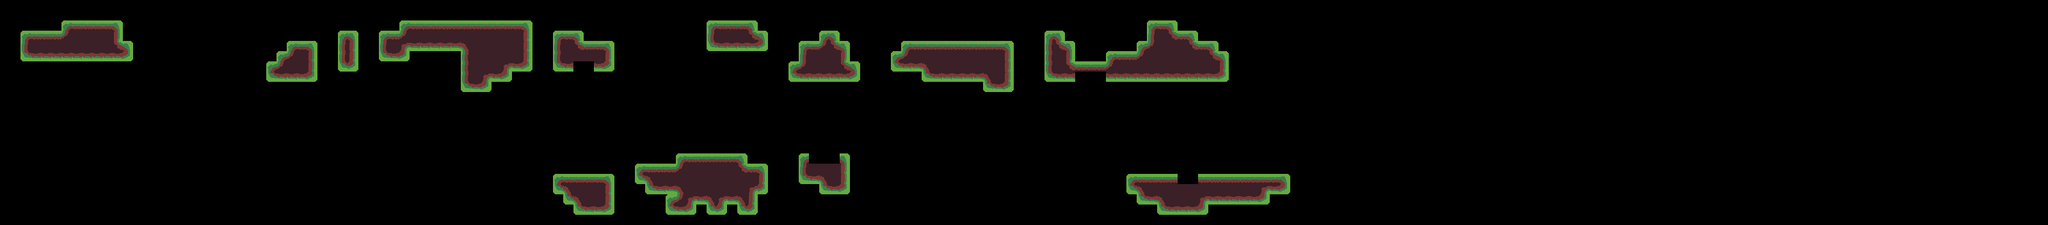

This is a level from a 2D game, rendered from its Tiled map with the project's own tilesets. A one-line summary and the map file follow, with tile-layer data summarised:
An orthogonal 200x22 tile map with 16x16 px tiles, 1 tile layer (Tile Layer 1) and 56 objects (tutorial_jump, tutorial_longjump, tutorial_walk).

<map version="1.5" tiledversion="1.7.2" orientation="orthogonal" renderorder="right-down" width="200" height="22" tilewidth="16" tileheight="16" infinite="0" nextlayerid="8" nextobjectid="182">
 <tileset firstgid="1" source="tileset_grass.tsx" />
 <layer id="1" name="Tile Layer 1" width="200" height="22">
  <data>[4400 cells, 479 non-empty, 25 distinct tile ids]</data>
 </layer>
 <objectgroup id="2" name="Entities">
  <object id="99" gid="2147483694" x="1120" y="240" width="16" height="16" />
  <object id="100" gid="50" x="896" y="112" width="16" height="16" />
  <object id="101" gid="50" x="912" y="112" width="16" height="16" />
  <object id="102" gid="45" x="896" y="256" width="16" height="16" />
  <object id="103" gid="45" x="912" y="256" width="16" height="16" />
  <object id="104" gid="49" x="1296" y="256" width="16" height="16" />
  <object id="105" gid="49" x="1264" y="256" width="16" height="16" />
  <object id="106" gid="49" x="1280" y="256" width="16" height="16" />
  <object id="107" gid="45" x="1120" y="112" width="16" height="16" />
  <object id="109" gid="45" x="1152" y="112" width="16" height="16" />
  <object id="110" gid="45" x="1136" y="112" width="16" height="16" />
  <object id="144" gid="3221225518" x="1488" y="144" width="16" height="16" />
  <object id="145" gid="3221225518" x="1568" y="160" width="16" height="16" />
  <object id="146" gid="45" x="1488" y="192" width="16" height="16" />
  <object id="147" gid="45" x="1472" y="192" width="16" height="16" />
  <object id="148" gid="45" x="1552" y="208" width="16" height="16" />
  <object id="149" gid="45" x="1536" y="208" width="16" height="16" />
  <object id="150" gid="50" x="1680" y="128" width="16" height="16" />
  <object id="151" gid="50" x="1696" y="128" width="16" height="16" />
  <object id="152" gid="50" x="1712" y="128" width="16" height="16" />
  <object id="153" gid="3221225518" x="1776" y="144" width="16" height="16" />
  <object id="157" gid="2147483694" x="1917.5" y="272" width="16" height="16" />
  <object id="170" gid="49" x="1840" y="288" width="16" height="16" />
  <object id="171" gid="49" x="1856" y="288" width="16" height="16" />
  <object id="173" gid="2147483694" x="2000" y="272" width="16" height="16" />
  <object id="175" gid="45" x="1984" y="272" width="16" height="16" />
  <object id="176" gid="45" x="1984" y="256" width="16" height="16" />
  <object id="178" gid="45" x="1968" y="256" width="16" height="16" />
  <object id="179" gid="45" x="1968" y="272" width="16" height="16" />
  <object id="180" gid="42" x="64" y="112" width="16" height="16" />
 </objectgroup>
 <objectgroup id="5" name="Colliders">
  <object id="117" x="32" y="64" width="176" height="32" />
  <object id="118" x="240" y="64" width="64" height="48" />
  <object id="119" x="336" y="112" width="48" height="16" />
  <object id="121" x="416" y="96" width="80" height="32" />
  <object id="122" x="528" y="48" width="32" height="64" />
  <object id="123" x="592" y="48" width="48" height="48" />
  <object id="124" x="640" y="32" width="80" height="48" />
  <object id="125" x="720" y="80" width="48" height="64" />
  <object id="126" x="768" y="80" width="32" height="48" />
  <object id="128" x="800" y="32" width="32" height="80" />
  <object id="130" x="864" y="64" width="96" height="48" />
  <object id="131" x="864" y="272" width="96" height="32" />
  <object id="132" x="992" y="256" width="64" height="32" />
  <object id="133" x="1056" y="240" width="112" height="80" />
  <object id="134" x="1168" y="256" width="32" height="48" />
  <object id="135" x="1248" y="240" width="80" height="48" />
  <object id="136" x="1232" y="96" width="112" height="32" />
  <object id="140" x="1104" y="32" width="96" height="48" />
  <object id="141" x="1392" y="80" width="48" height="32" />
  <object id="142" x="1440" y="64" width="96" height="64" />
  <object id="143" x="1536" y="64" width="48" height="80" />
  <object id="156" x="1632" y="80" width="288" height="48" />
  <object id="161" x="1760" y="272" width="256" height="32" />
 </objectgroup>
 <objectgroup id="6" name="Triggers">
  <object id="95" name="tutorial_jump" x="176" y="80" width="176" height="128" />
  <object id="97" name="tutorial_longjump" x="640" y="64" width="80" height="144" />
  <object id="98" name="tutorial_walk" x="32" y="80" width="80" height="128" />
 </objectgroup>
</map>